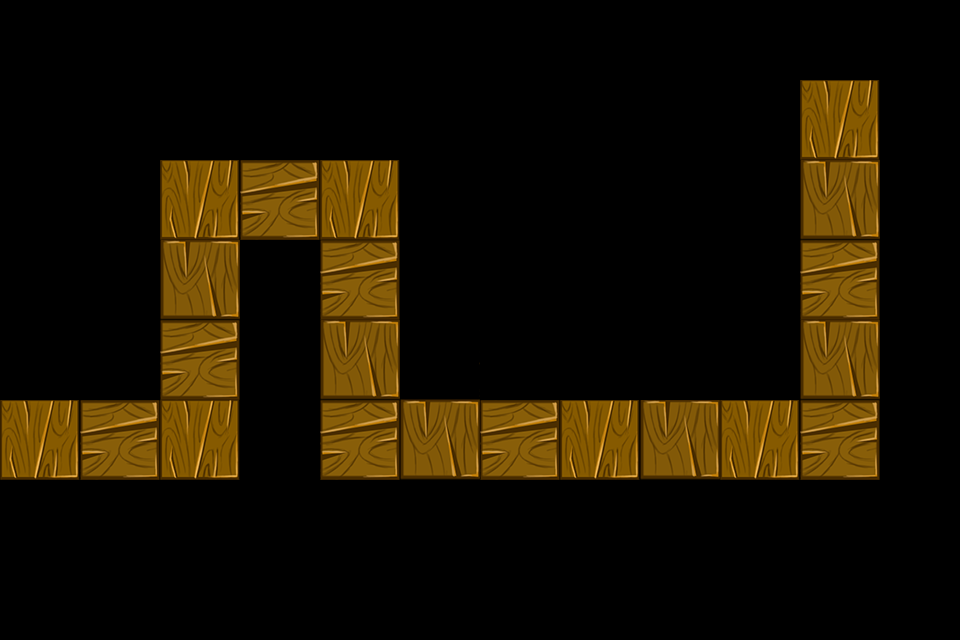

The image is a tile-based game level rendered from a .tmx file. Its description and source (layers, tilesets, objects; grid data summarised) follow:
An orthogonal 12x8 tile map with 80x80 px tiles, 1 tile layer (path) and 23 objects (8x path, 8x Tower, 3x 1, 2x 0, 2x 2).

<map version="1.0" orientation="orthogonal" width="12" height="8" tilewidth="80" tileheight="80">
 <properties>
  <property name="style" value="1" />
 </properties>
 <tileset firstgid="1" name="tiled1" tilewidth="80" tileheight="80">
  <image source="tiled1.png" width="240" height="240" />
 </tileset>
 <layer name="path" width="12" height="8">
  <data>[96 cells, 22 non-empty, 4 distinct tile ids]</data>
 </layer>
 <objectgroup name="path" width="12" height="8">
  <object name="path" x="0" y="400" />
  <object name="path" x="160" y="400" />
  <object name="path" x="160" y="160" />
  <object name="path" x="320" y="160" />
  <object name="path" x="320" y="400" />
  <object name="path" x="557" y="394" />
  <object name="path" x="799" y="402" />
  <object name="path" x="800" y="80" />
  <object name="Tower" x="0" y="80" width="160" height="320" />
  <object name="Tower" x="160" y="480" width="640" height="80" />
  <object name="Tower" x="240" y="240" width="80" height="240" />
  <object name="Tower" x="400" y="80" width="400" height="240" />
  <object name="Tower" x="640" y="320" width="160" height="80" />
  <object name="Tower" x="880" y="80" width="80" height="400" />
  <object name="Reward" type="0" x="0" y="160" width="80" height="80" />
  <object name="Reward" type="1" x="80" y="320" width="80" height="80" />
  <object name="Reward" type="2" x="240" y="240" width="80" height="80" />
  <object name="Reward" type="0" x="480" y="160" width="80" height="80" />
  <object name="Reward" type="1" x="640" y="160" width="80" height="80" />
  <object name="Reward" type="2" x="720" y="320" width="80" height="80" />
  <object name="Reward" type="1" x="240" y="480" width="80" height="80">
   <properties>
    <property name="new" value="1" />
   </properties>
  </object>
  <object name="Tower" x="400" y="320" width="240" height="80" />
  <object name="Tower" x="160" y="80" width="240" height="80" />
 </objectgroup>
</map>
